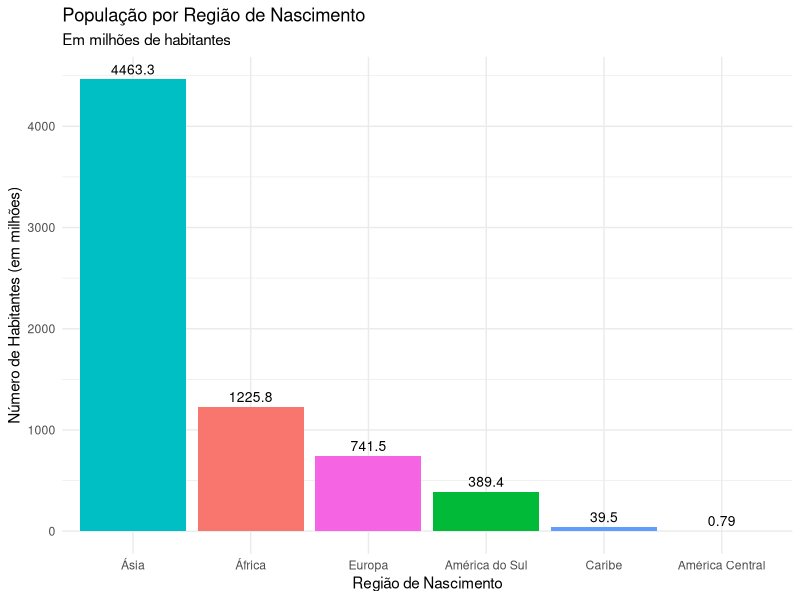

Write R code to recreate this figure.


# 1.	O número (em milhões) de habitantes de uma região, é apresentado na Tabela 1.
# a)	Construa uma distribuição de frequências relativas.
# b)	Represente os dados em um diagrama de colunas.
# c)	Por que a moda é a medida mais adequada para esses dados? Qual o seu valor? Mostre na tela usando print ou cat.





### Pacotes Necessários (certifique-se de que estão instalados) ###

# Se você não tiver os pacotes 'ggplot2' ou 'scales', instale-os primeiro.
# install.packages("ggplot2")
# install.packages("scales")

# Carregar os pacotes que vamos usar
library(ggplot2)
library(scales)

# --- Dados Iniciais ---
# 1. O número (em milhões) de habitantes de uma região.

# Criar os vetores com os dados da Tabela 1
regioes <- c("Europa", "Ásia", "Caribe", "América Central", "América do Sul", "África")
habitantes_milhoes <- c(741.5, 4463.3, 39.5, 0.79, 389.4, 1225.8)

# Criar um data frame (a estrutura de tabela do R)
dados <- data.frame(
  Nascimento = regioes,
  Habitantes = habitantes_milhoes
)

# Para evitar notação científica (ex: 1.2e+03) nos resultados e gráficos
options(scipen = 999)


### a) Construa uma distribuição de frequências relativas. ###

# 1. Calcular o total de habitantes
total_habitantes <- sum(dados$Habitantes)

# 2. Calcular a frequência relativa para cada região
# Frequência Relativa = (Valor da Região / Valor Total)
dados$Frequencia_Relativa <- dados$Habitantes / total_habitantes

# 3. Formatar a frequência relativa como porcentagem para melhor visualização
dados$Frequencia_Relativa_Percentual <- percent(dados$Frequencia_Relativa, accuracy = 0.1)

# 4. Mostrar a tabela com a distribuição de frequências
cat("--- a) Distribuição de Frequências Relativas ---\n\n")
print(dados)


### b) Represente os dados em um diagrama de colunas. ###

cat("\n--- b) Gerando o Diagrama de Colunas ---\n")
# Usamos o ggplot2 para criar um gráfico de alta qualidade
# reorder(Nascimento, -Habitantes) ordena as colunas da maior para a menor
grafico_colunas <- ggplot(dados, aes(x = reorder(Nascimento, -Habitantes), y = Habitantes, fill = Nascimento)) +
  geom_col() + # geom_col() é usado para criar gráficos de colunas com valores já definidos
  geom_text(aes(label = Habitantes), vjust = -0.5, size = 3.5) + # Adiciona os valores no topo das colunas
  labs(
    title = "População por Região de Nascimento",
    subtitle = "Em milhões de habitantes",
    x = "Região de Nascimento",
    y = "Número de Habitantes (em milhões)"
  ) +
  theme_minimal() + # Um tema visualmente mais limpo
  theme(legend.position = "none") # Remove a legenda, pois as cores já estão no eixo X

# Para exibir o gráfico no VS Code, basta "printar" o objeto do gráfico
print(grafico_colunas)


### c) Por que a moda é a medida mais adequada para esses dados? Qual o seu valor? ###

# 1. Explicação conceitual
cat("\n--- c) Análise da Moda ---\n\n")
cat("A variável 'Nascimento' é uma variável QUALITATIVA NOMINAL. Para esse tipo de variável, não é possível calcular medidas como média ou mediana (não faz sentido calcular a 'região média').\n")
cat("A única medida de tendência central aplicável é a MODA, que representa a categoria (neste caso, a região) com a maior frequência (neste caso, o maior número de habitantes).\n\n")

# 2. Encontrar a moda (a categoria com o maior valor)
# which.max() retorna o índice do valor máximo no vetor de Habitantes
indice_max <- which.max(dados$Habitantes)
regiao_modal <- dados$Nascimento[indice_max]

# 3. Mostrar o valor da moda na tela usando cat()
cat("O valor da moda para estes dados é a região:", regiao_modal, "\n")
cat("Isso ocorre porque 'Ásia' é a região com a maior população (4463.3 milhões).\n")
# Fim do script